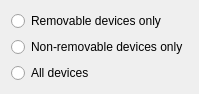
<?xml version="1.0" encoding="UTF-8"?>
<ui version="4.0">
 <class>configurationPage</class>
 <widget class="QWidget" name="configurationPage">
  <property name="geometry">
   <rect>
    <x>0</x>
    <y>0</y>
    <width>193</width>
    <height>83</height>
   </rect>
  </property>
  <layout class="QGridLayout" name="gridLayout">
   <item row="0" column="0">
    <widget class="QRadioButton" name="kcfg_removableDevices">
     <property name="text">
      <string>Removable devices only</string>
     </property>
    </widget>
   </item>
   <item row="1" column="0">
    <widget class="QRadioButton" name="kcfg_nonRemovableDevices">
     <property name="text">
      <string>Non-removable devices only</string>
     </property>
    </widget>
   </item>
   <item row="1" column="1" rowspan="3">
    <spacer name="horizontalSpacer">
     <property name="orientation">
      <enum>Qt::Horizontal</enum>
     </property>
     <property name="sizeHint" stdset="0">
      <size>
       <width>2</width>
       <height>20</height>
      </size>
     </property>
    </spacer>
   </item>
   <item row="2" column="0">
    <widget class="QRadioButton" name="kcfg_allDevices">
     <property name="text">
      <string>All devices</string>
     </property>
    </widget>
   </item>
   <item row="3" column="0">
    <spacer name="verticalSpacer">
     <property name="orientation">
      <enum>Qt::Vertical</enum>
     </property>
     <property name="sizeHint" stdset="0">
      <size>
       <width>20</width>
       <height>3</height>
      </size>
     </property>
    </spacer>
   </item>
  </layout>
 </widget>
 <resources/>
 <connections/>
</ui>
